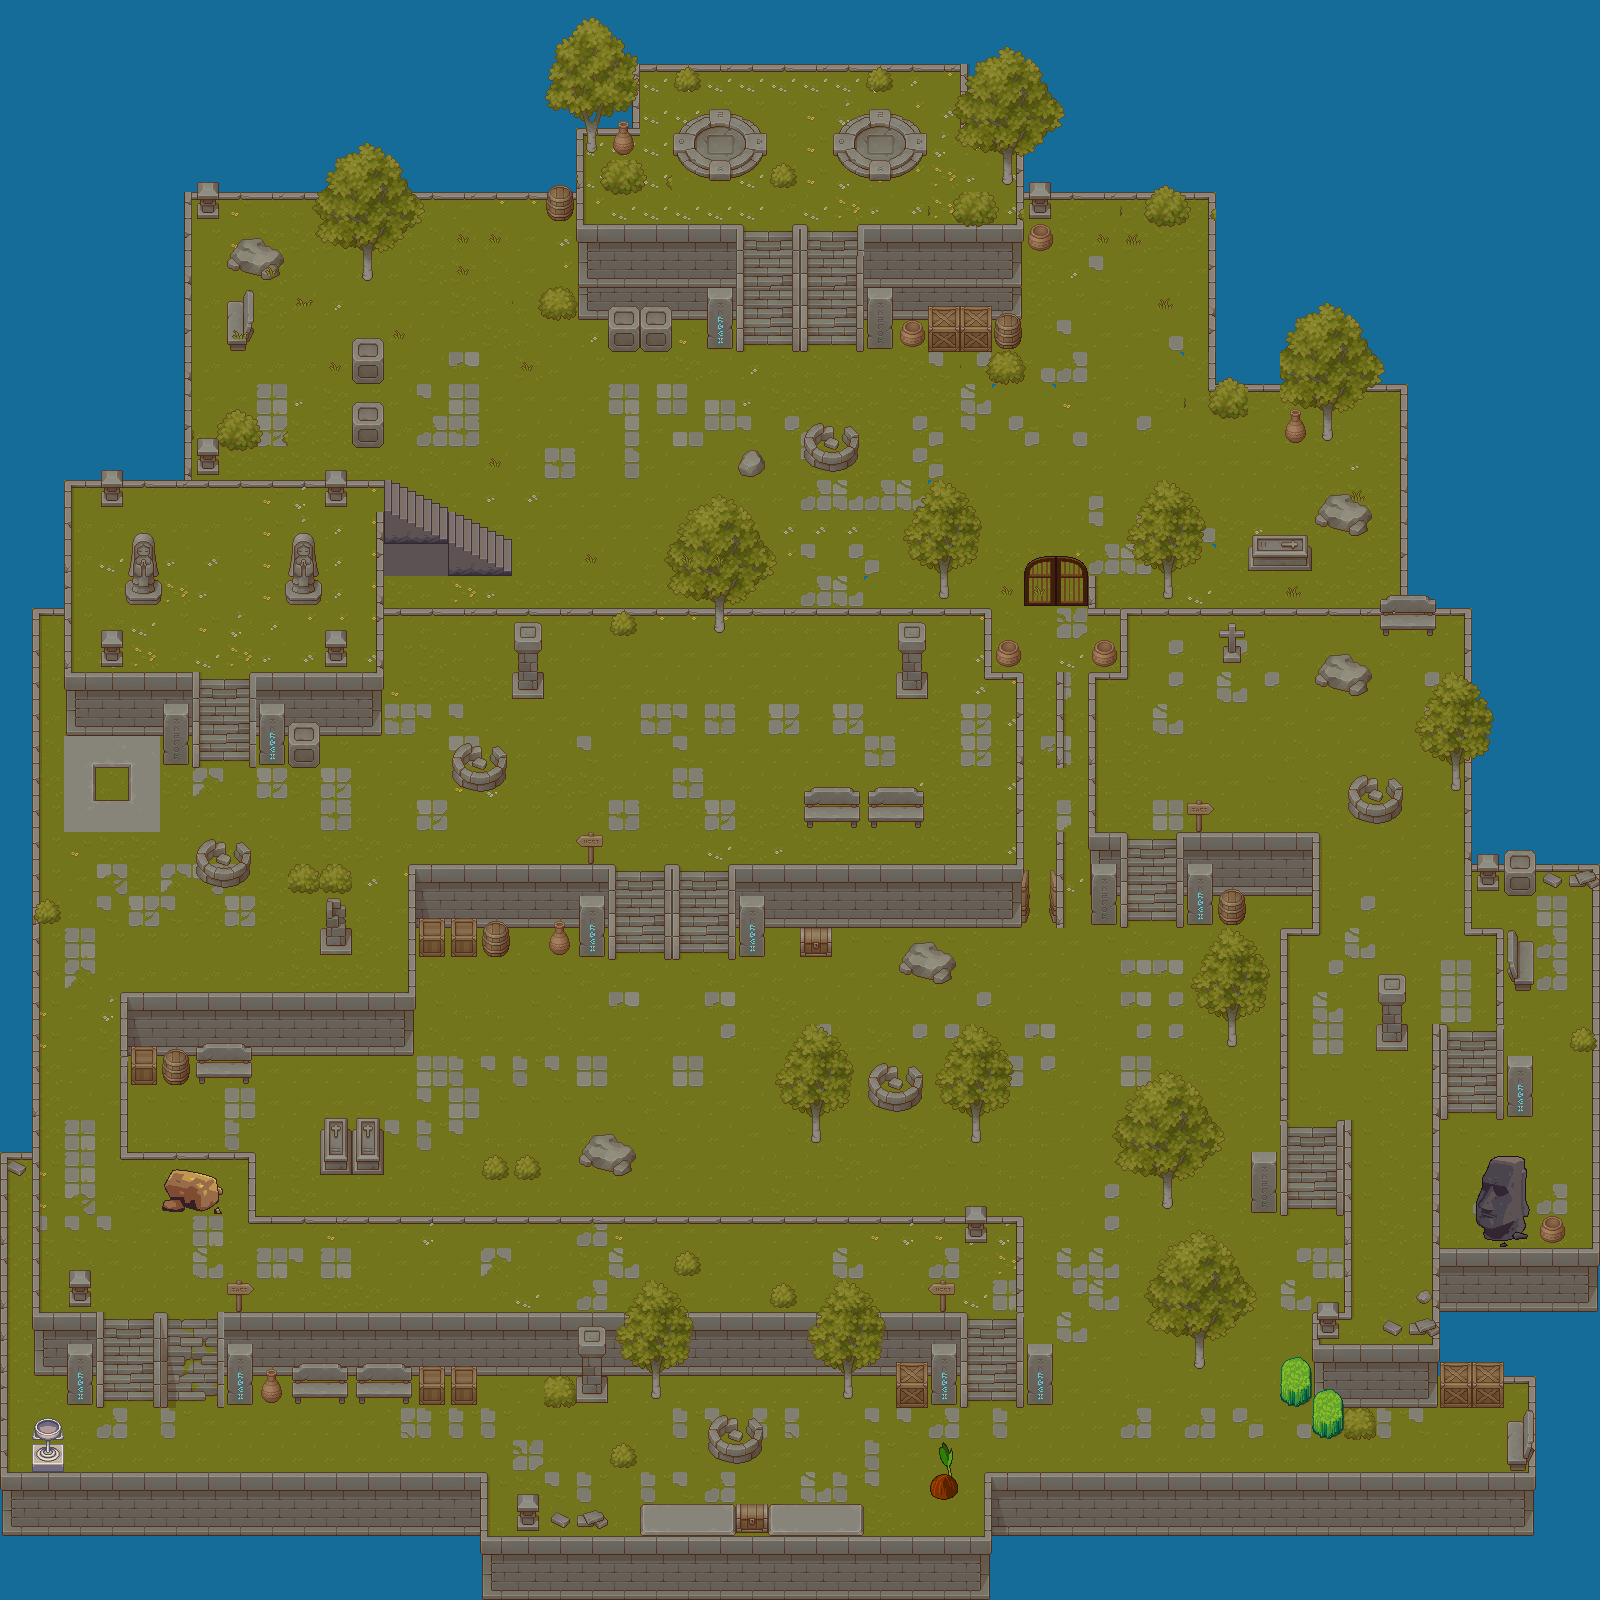

Below is a game level as drawn by its tile map, then a one-line description and the .tmx that defines it (tile-layer data replaced by summaries):
An orthogonal 50x50 tile map with 32x32 px tiles, 6 tile layers (basewater, Grass, wallsandstairs, Objects, ...), 7 tilesets and 112 objects.

<map version="1.8" tiledversion="1.8.6" orientation="orthogonal" renderorder="right-down" width="50" height="50" tilewidth="32" tileheight="32" infinite="0" nextlayerid="10" nextobjectid="120">
 <tileset firstgid="1" source="TX Tileset Stone Ground.tsx" />
 <tileset firstgid="65" source="terrain_atlas.tsx" />
 <tileset firstgid="1089" source="TX Tileset Wall.tsx" />
 <tileset firstgid="1345" source="TX Struct.tsx" />
 <tileset firstgid="1601" source="TX Tileset Grass.tsx" />
 <tileset firstgid="1665" source="TX Props.tsx" />
 <tileset firstgid="1921" source="TX Plant.tsx" />
 <layer id="1" name="basewater" width="50" height="50">
  <data>[2500 cells, 2500 non-empty, 1 distinct tile ids]</data>
 </layer>
 <layer id="3" name="Grass" width="50" height="50">
  <data>[2500 cells, 1663 non-empty, 43 distinct tile ids]</data>
 </layer>
 <layer id="2" name="wallsandstairs" width="50" height="50">
  <data>[2500 cells, 717 non-empty, 69 distinct tile ids]</data>
 </layer>
 <layer id="6" name="Objects" width="50" height="50">
  <data>[2500 cells, 500 non-empty, 158 distinct tile ids]</data>
 </layer>
 <layer id="7" name="Trees" width="50" height="50">
  <data>[2500 cells, 201 non-empty, 81 distinct tile ids]</data>
 </layer>
 <layer id="8" name="words" width="50" height="50">
  <data>[2500 cells, 20 non-empty, 2 distinct tile ids]</data>
 </layer>
 <objectgroup id="4" name="collision-layer" visible="0">
  <object id="2" x="639" y="65.3333">
   <polyline points="0,0 0.333333,69 -56,68.3333 -56,159.333 103.333,159.333 103.667,285 97,285.333" />
  </object>
  <object id="3" x="736.813" y="348.813">
   <polyline points="0,0 -0.5625,-29.8125 -160.813,-28.8125 -161.813,-151.313 -545.479,-150.146 -545.479,131.188 -355.479,130.521" />
  </object>
  <object id="4" x="384.75" y="480">
   <polyline points="0,0 6.75,-0.25 14.25,3 22.25,7 31,11.25 38.75,14.75 128,59.25" />
  </object>
  <object id="8" x="511.5" y="575.75">
   <polyline points="0,0 -7.75,-5.25 -16,-9.375 -23.25,-13.125 -32.25,-16.75 -39.875,-20.875 -47.625,-25.375 -55.75,-29.125 -63.25,-33 -71.875,-37 -80.125,-41.375" />
  </object>
  <object id="9" x="384" y="512">
   <polyline points="0,0 -0.333333,63.6667 126.625,63.6875" />
  </object>
  <object id="10" x="386.182" y="511.636">
   <polyline points="0,0 5.81818,3.27273 14,7.45455 21.6364,11.6364 29.0909,14.7273 37.4545,18.3636 44.9091,22.3636" />
  </object>
  <object id="11" x="705.333" y="320.667">
   <polyline points="0,0 0,26.6667 26.6667,27.3333 26,-1.33333" />
  </object>
  <object id="12" x="671.333" y="323.333">
   <polyline points="0,0 0.666667,26 -62,26 -64,-2.66667" />
  </object>
  <object id="13" x="545.333" y="200.667">
   <polyline points="0,0 2,18.6667 20.6667,18.6667 26,14 28,-1.33333" />
  </object>
  <object id="14" x="197.333" y="203.333">
   <polyline points="0,0 0,14.6667 19.3333,14.6667 21.3333,-5.33333" />
  </object>
  <object id="16" x="199.333" y="473.333">
   <polyline points="0,0 -2,-22.6667 20,-21.3333 20,-4 4.66667,-2.66667" />
  </object>
  <object id="17" x="354.667" y="444">
   <polyline points="0,0 -0.666667,-33.3333 26,-33.3333 26,0 1.87879,2.18182" />
  </object>
  <object id="18" x="226.5" y="303.5">
   <polyline points="0,0 2,39 5,46.5 17.5,46.5 23,29 24,-11.5 5,0" />
  </object>
  <object id="19" x="231.5" y="265.5">
   <polyline points="0,0 33.5,12.5 45,7.5 49.5,-7 47,-15 32,-21.5 28.5,-27 7,-24 1.5,-10 -2.5,-4.5 6.5,1.5" />
  </object>
  <object id="20" x="352.5" y="349.5">
   <polyline points="0,0 1,32.5 31,30.5 29.5,-2 -1,3.5" />
  </object>
  <object id="21" x="742.5" y="458.5">
   <polyline points="0,0 -3,8 1.5,16.5 15,14 21.5,5 14,-8.5 4,-4.5" />
  </object>
  <object id="22" x="829" y="421.5">
   <polyline points="0,0 -18,4.5 -24.5,20.5 -24.5,35 -16.5,45.5 3.5,49.5 28,40.5 29,10.5 1,-0.681818" />
  </object>
  <object id="23" x="793" y="350.5">
   <polyline points="0,0 0,-127 13.5,-126.5 13.5,-2 3.5,1.5" />
  </object>
  <object id="24" x="857" y="227">
   <polyline points="0,0 -2,123.5 6,124 7.5,119 34.5,119 36,93 50.5,93.5 44.5,100.5 43.5,113 55,119.5 63.5,116.5" />
  </object>
  <object id="25" x="858.438" y="225.688">
   <polyline points="0,0 156.229,-2.35417 158.813,-98.1875 102.063,-95.6875 101.896,-155.354 -219.165,-154.051" />
  </object>
  <object id="26" x="923" y="341.75">
   <polyline points="0,0 5.25,-8 5.25,9.5 68.25,9.25 73.25,1.75 80.25,7.5 95,6.5 101,-7.75 97.5,-19.5" />
  </object>
  <object id="27" x="1020.75" y="318.25">
   <polyline points="0,0 2.75,-100.75 29.75,-99.75 31.25,-118.917 185.25,-120.25" />
  </object>
  <object id="28" x="1207.67" y="201.333">
   <polyline points="0,0 0.666667,188.333 192,190.333 192.833,406.167 -112.167,405.667" />
  </object>
  <object id="29" x="1095.5" y="605.5">
   <polyline points="0,0 0.136364,-29.5909 -6.86364,-29.5909 -14.5,-30 -70,-30 -70,-1.5 -9.5,-0.5" />
  </object>
  <object id="30" x="1029" y="246.25">
   <polyline points="0,0 21,1.75 22,-30.25 -6.125,5.5" />
  </object>
  <object id="31" x="1248.5" y="568.5">
   <polyline points="0,0 62,0.5 63.5,-21 54,-29.5 7,-28.5 1.5,-20 0.4375,-1.375" />
  </object>
  <object id="32" x="1330.25" y="526.625">
   <polyline points="0,0 27.75,7.5 42,-9.625 25.75,-24.75 12.5,-33.125 -12,-16.625 -12.5,-4.125 2.25,-2.625" />
  </object>
  <object id="33" x="1290.73" y="414.364">
   <polyline points="0,0 -6,18.3636 2.72727,29.0909 12.5455,27.2727 11.2727,7.45455 0.181818,2.18182" />
  </object>
  <object id="34" x="1323" y="412.75">
   <polyline points="0,0 -1,26.75 8,27.75 8,0.75 0.75,2.5" />
  </object>
  <object id="35" x="991.333" y="610">
   <polyline points="0,0 -607.667,-1.66667 -607.333,-34.6667" />
  </object>
  <object id="36" x="362.5" y="274.5">
   <polyline points="0,0 0,-25.5 9.5,-28.5 9.5,3 4.4375,5.9375 -0.375,1.25" />
  </object>
  <object id="37" x="1165.75" y="596.75">
   <polyline points="0,0 -1.5,-25.5 6.75,-34 5.75,-1.5 -0.15625,1.4375" />
  </object>
  <object id="38" x="939.625" y="597">
   <polyline points="0,0 0.375,-32.125 8.75,-30 8.5,0.125 0.65625,0.875" />
  </object>
  <object id="39" x="589" y="152">
   <polyline points="0,0 6.5,-1 9.75,-19 3,-1 -5.5,2" />
  </object>
  <object id="40" x="615" y="136.5">
   <polyline points="0,0 -2.25,11.5 7.5,18.5 19,10.75 16,-3" />
  </object>
  <object id="41" x="1003.25" y="163.25">
   <polyline points="0,0 -0.75,20 8.25,21.5 9.25,-6.25" />
  </object>
  <object id="42" x="1003.34" y="162.219">
   <polyline points="0,0 9.17799,-4.26223" />
  </object>
  <object id="43" x="347" y="487.667">
   <polyline points="0,0 -1.66667,18.3333 -22.3333,17.6667 -21,-0.666667 -223.5,0.0833333 -224.5,20.5833 -246.5,19.3333 -246.25,-0.916667 -275,0.333333 -275,183.333 -149.333,184.667" />
  </object>
  <object id="44" x="128" y="581.333">
   <polyline points="0,0 -4,11.6667 16,24.3333 30.3333,21 33.6667,2.33333 15.6667,-10.6667 -3.33333,0.666667" />
  </object>
  <object id="46" x="102.25" y="663">
   <polyline points="0,0 -0.25,-17 20,-17 21.5,0.5 -1,3" />
  </object>
  <object id="47" x="325.636" y="652">
   <polyline points="0,0 0.363636,13.6364 20.9091,13.6364 18.7273,-7.09091 -0.158103,-0.826087" />
  </object>
  <object id="48" x="290.375" y="578.875">
   <polyline points="0,0 -5.25,5.625 -3.25,22.25 0.125,26.125 29,24.5 30.5,6.375 19,-9.125 -3.625,2.875" />
  </object>
  <object id="49" x="249" y="672">
   <polyline points="0,0 126.333,-0.333333 127.667,-135.333 134.333,-133.333" />
  </object>
  <object id="50" x="248.667" y="675.667">
   <polyline points="0,0 0,90.6667 73,91.6667 72.3333,58.3333 132.667,60 134.708,-68.0417" />
  </object>
  <object id="51" x="198.636" y="672.182">
   <polyline points="0,0 1.0303,95.4848 -6.30303,95.1515 -6.30303,90.8182 -35.6364,91.8182 -35.6364,63.1515 -132.303,63.1515 -135.136,-65.1818" />
  </object>
  </objectgroup>
</map>
<!-- 67 of 112 objects omitted -->
